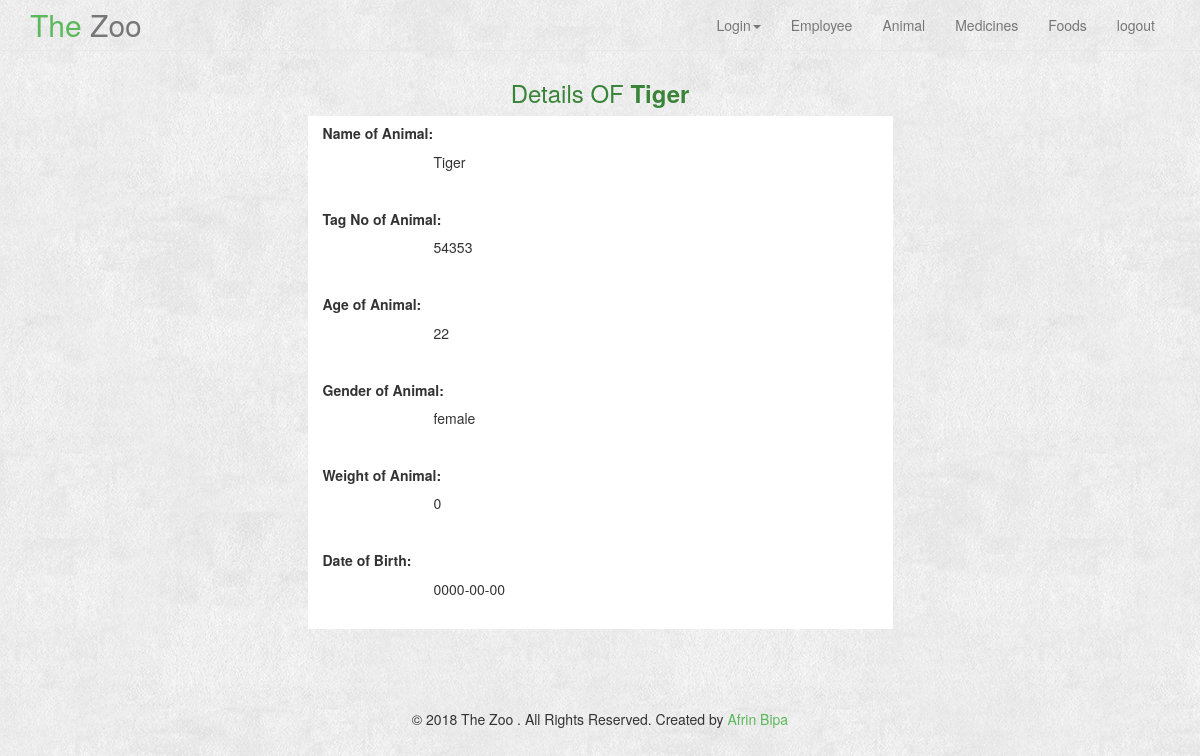
The page /AnimalView.php?id=1 (signed in) on the database its author committed.
### tables this page shows
CREATE TABLE `animal` (
  `id` int(55) NOT NULL,
  `name` varchar(55) NOT NULL,
  `tag_no` int(55) NOT NULL,
  `age` varchar(25) NOT NULL,
  `gender` varchar(25) NOT NULL,
  `weight` double NOT NULL,
  `unit` varchar(15) NOT NULL,
  `dob` date NOT NULL
);

### AnimalView.php (the view, shortened to what this page needs)
<?php
$id = $_GET['id'];
$conn = mysqli_connect('localhost','root','','registrations');
$sql = "SELECT * FROM animal WHERE id = $id";
$result = mysqli_query($conn, $sql);
$emp= mysqli_fetch_assoc($result);
?>
<?php include('header.php') ?>
<br><br><br>
<div class="container">
    <h3 style="text-align: center; color: #398439">Details OF <b><?php echo $emp['name'] ?></b></h3>
    <div class="row">
        <div style="background-color: white" class="col-md-6 col-md-offset-3">
            <h5><b>Name of Animal:</b></h5>
            <p style="margin-left: 20%"><?php echo $emp['name'] ?></p><br>
            <h5><b>Tag No of Animal:</b></h5>
            <p style="margin-left: 20%"><?php echo $emp['tag_no'] ?></p><br>
            <h5><b>Age of Animal:</b></h5>
            <p style="margin-left: 20%"><?php echo $emp['age'] ?></p><br>
            <h5><b>Gender of Animal:</b></h5>
            <p style="margin-left: 20%"><?php echo $emp['gender'] ?></p><br>
            <h5><b>Weight of Animal:</b></h5>
            <p style="margin-left: 20%"><?php echo $emp['weight'] ?><?php echo $emp['unit']?></p><br>
            <h5><b>Date of Birth:</b></h5>
            <p style="margin-left: 20%"><?php echo $emp['dob'] ?></p><br>
        </div>
    </div>
</div>
<?php include('footer.php') ?>

### css/bootshape.css (style rules this page uses)
body { background-image:url('../img/bg.png'); background-repeat:repeat; }

### rows shown on the page
animal: name "Tiger", tag_no "54353", age "22", gender "female", weight "0", dob "0000-00-00"
